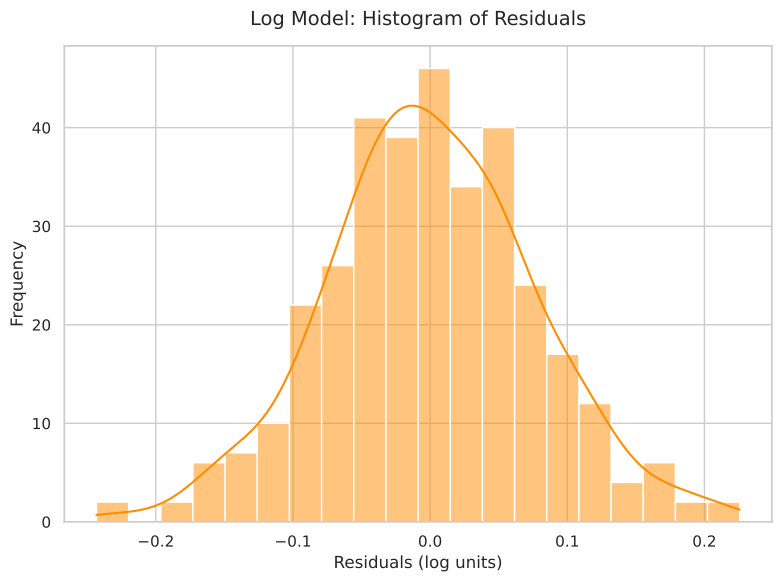

This figure's Python source:
#!/usr/bin/env python3

import matplotlib.pyplot as plt
import numpy as np
import pandas as pd
import seaborn as sns
import statsmodels.formula.api as smf

df = pd.read_csv("../penguins_cleaned.csv")
df["Is_Gentoo"] = np.where(df["Species"] == "Gentoo penguin (Pygoscelis papua)", 1, 0)
df["Is_Chinstrap"] = np.where(
    df["Species"] == "Chinstrap penguin (Pygoscelis antarctica)", 1, 0
)

df["log_Body_Mass"] = np.log(df["Body_Mass"])
df["log_Flipper_Length"] = np.log(df["Flipper_Length"])
df["log_Culmen_Length"] = np.log(df["Culmen_Length"])
df["log_Culmen_Depth"] = np.log(df["Culmen_Depth"])

formula = "log_Body_Mass ~ log_Flipper_Length + log_Culmen_Length + log_Culmen_Depth + Is_Gentoo + Is_Chinstrap"
model_log = smf.ols(formula=formula, data=df).fit()
residuals = model_log.resid

sns.set_theme(style="whitegrid")
plt.figure(figsize=(8, 6))

sns.histplot(residuals, kde=True, color="darkorange", bins=20)

plt.title("Log Model: Histogram of Residuals", fontsize=14, pad=15)
plt.xlabel("Residuals (log units)", fontsize=12)
plt.ylabel("Frequency", fontsize=12)

plt.tight_layout()

plt.savefig(
    "./plots/model-formulation/log-res-hist.pdf", format="pdf", bbox_inches="tight"
)
